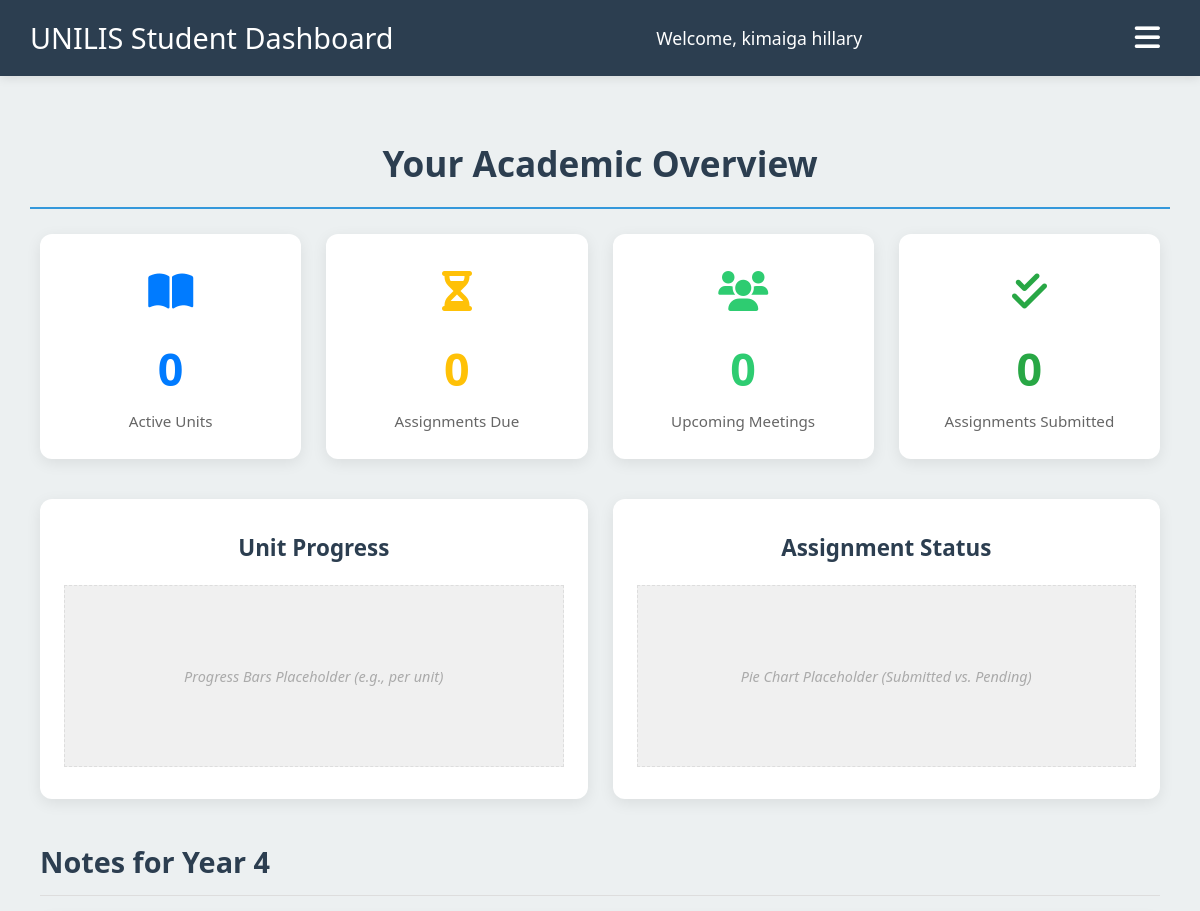
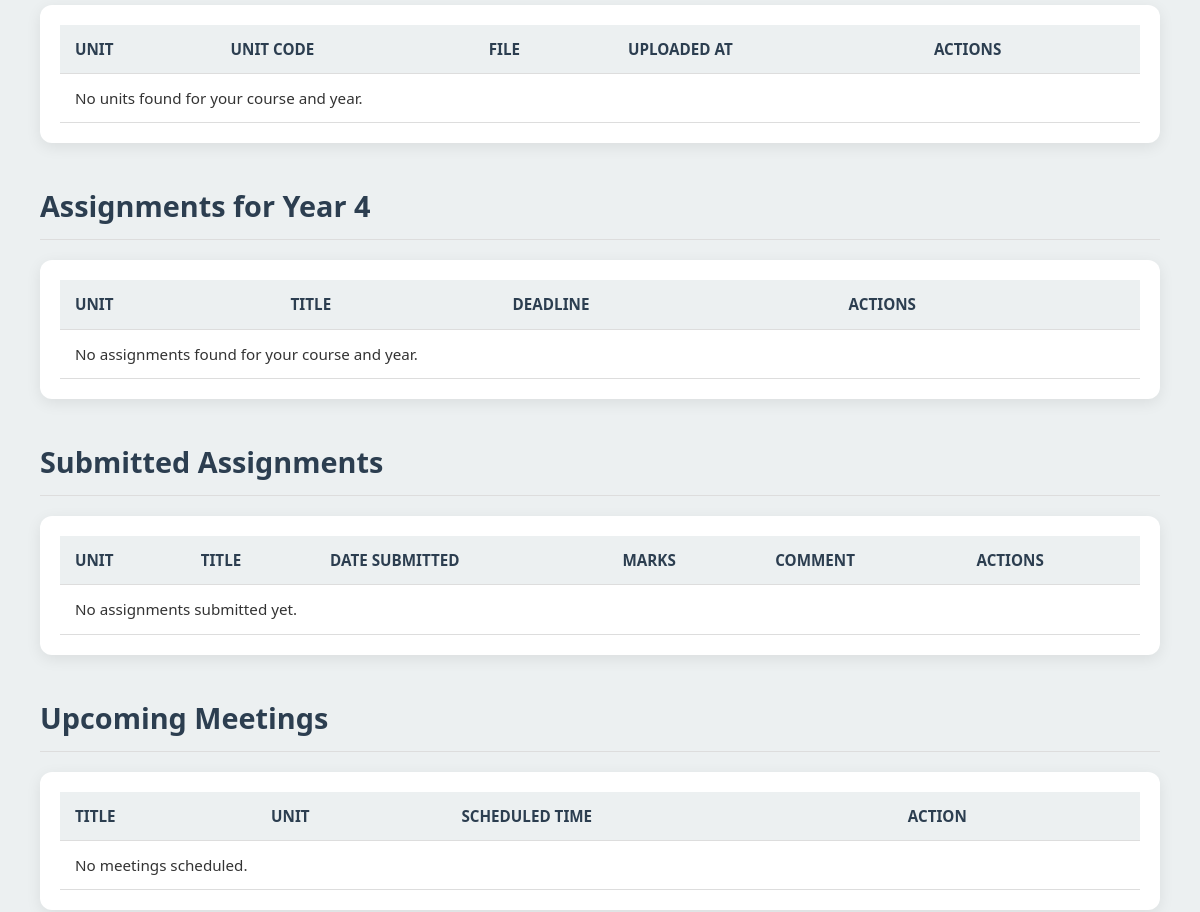
Page /student/dashboard.php (signed in, upper part) on the earlier database version (2 pictures, top to bottom).
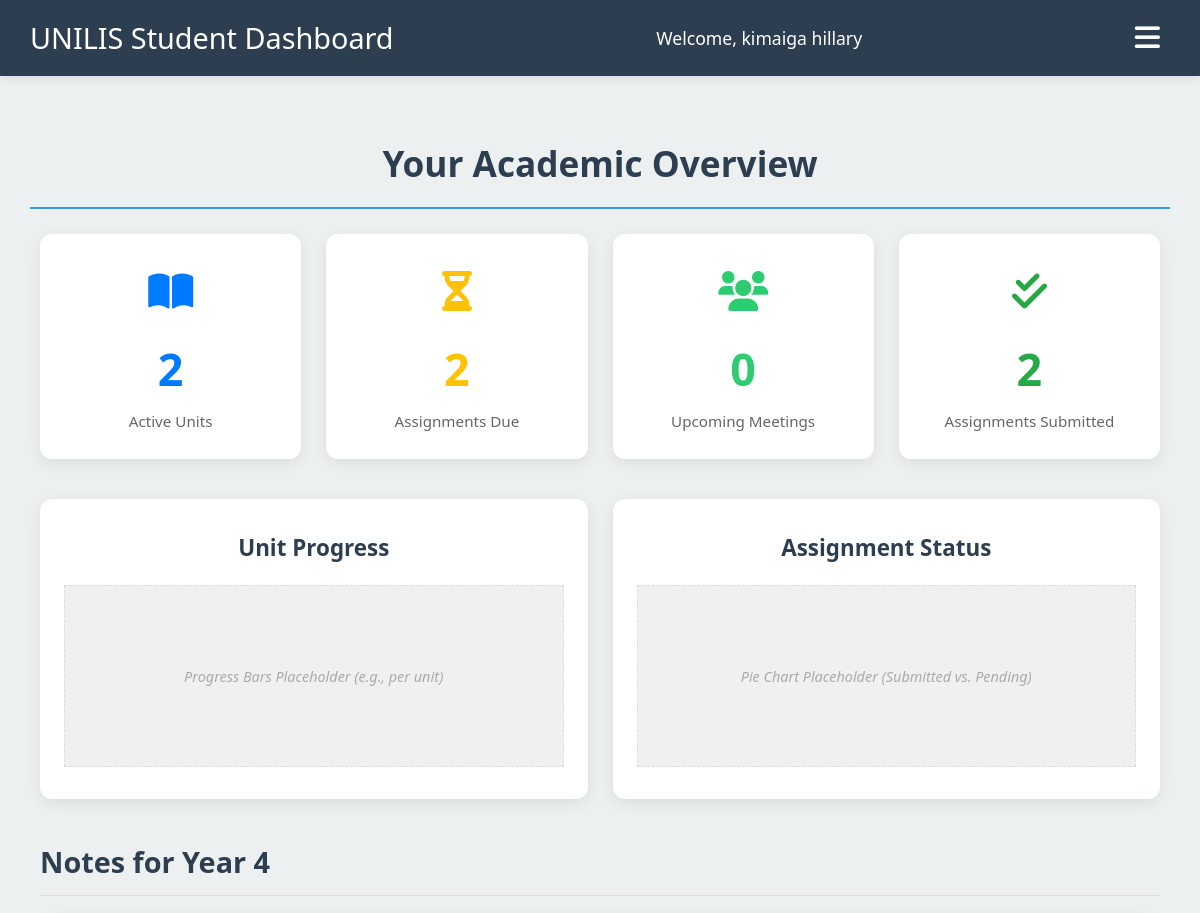
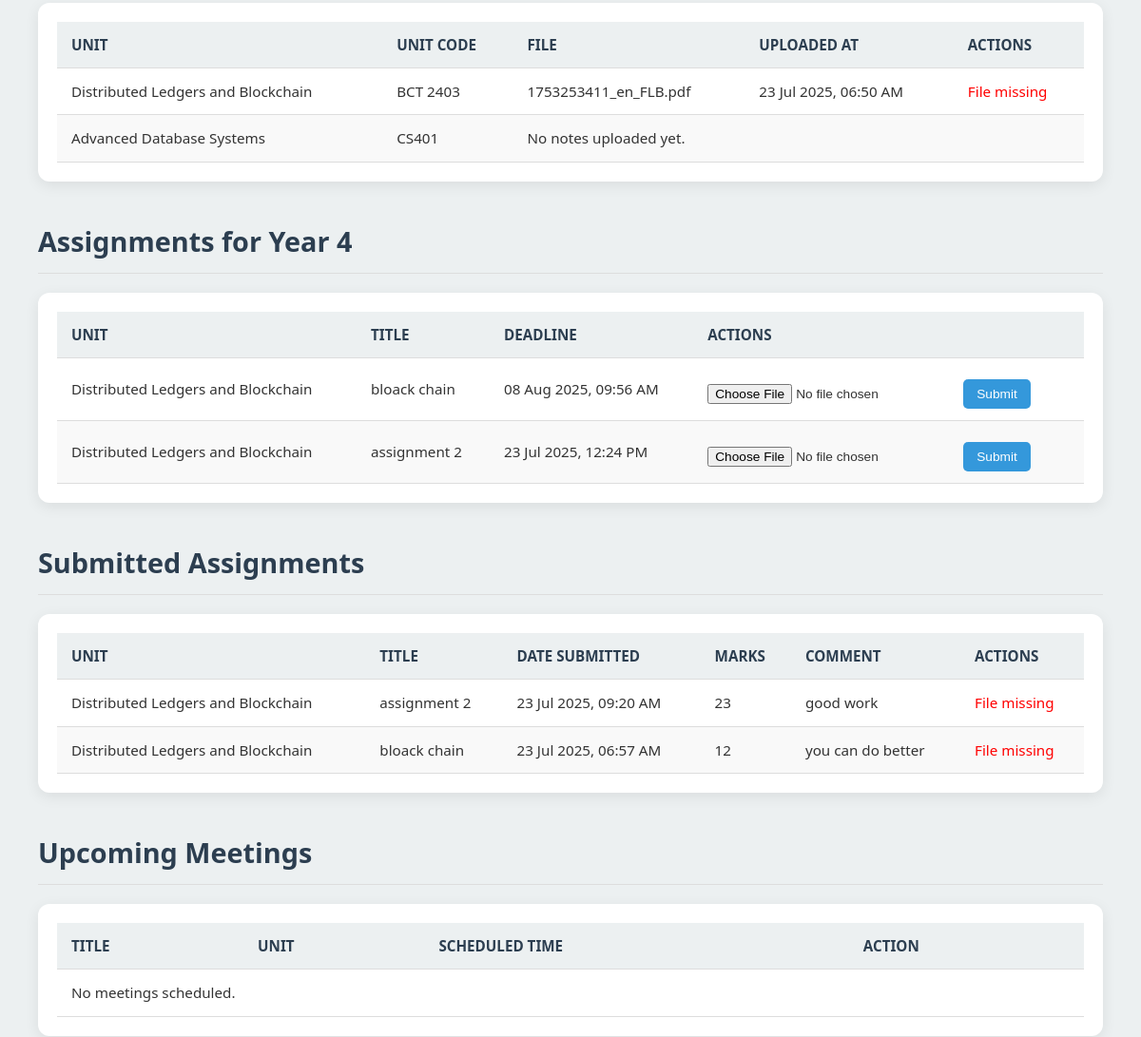
Same page on the later database version (2 pictures, top to bottom).
### tables this page shows
CREATE TABLE `notes` (
  `id` int(11) NOT NULL,
  `unit_id` int(11) DEFAULT NULL,
  `lecturer_id` int(11) DEFAULT NULL,
  `file_path` varchar(255) DEFAULT NULL,
  `uploaded_at` timestamp NOT NULL DEFAULT current_timestamp()
);

CREATE TABLE `units` (
  `id` int(11) NOT NULL,
  `name` varchar(100) DEFAULT NULL,
  `code` varchar(50) DEFAULT NULL,
  `course_id` int(11) DEFAULT NULL,
  `year` int(11) DEFAULT NULL,
  `semester` int(11) NOT NULL
);

CREATE TABLE `assignments` (
  `id` int(11) NOT NULL,
  `unit_id` int(11) DEFAULT NULL,
  `lecturer_id` int(11) DEFAULT NULL,
  `title` varchar(255) NOT NULL,
  `description` text NOT NULL,
  `deadline` datetime NOT NULL,
  `created_at` timestamp NOT NULL DEFAULT current_timestamp(),
  `file_path` varchar(255) DEFAULT NULL
);

CREATE TABLE `submissions` (
  `id` int(11) NOT NULL,
  `assignment_id` int(11) DEFAULT NULL,
  `student_id` int(11) DEFAULT NULL,
  `file_path` varchar(255) DEFAULT NULL,
  `submitted_at` timestamp NOT NULL DEFAULT current_timestamp(),
  `marks` int(11) DEFAULT NULL,
  `is_graded` tinyint(1) DEFAULT 0,
  `comment` text DEFAULT NULL
);

### student/dashboard.php (the view, shortened to what the changed rows need)
<?php
require_once '../config/db.php';
$student_id = $_SESSION['user_id'];
try {
    $student_stmt = $conn->prepare("SELECT id, name, email, reg_no, course_id, year_of_study, year_joined FROM students WHERE id = ?");
    $student_stmt->bind_param("i", $student_id);
    $student_stmt->execute();
    $student = $student_stmt->get_result()->fetch_assoc();
    $course_id = $student['course_id'];
    $year_of_study = $student['year_of_study'];
} catch (Exception $e) {
    error_log("Error fetching student/course: " . $e->getMessage());
    $_SESSION['error'] = "Error loading student data.";
    header("Location: ../index.php");
    exit;
}
?>
<!DOCTYPE html>
<html lang="en">
<head>
    <link rel="stylesheet" href="https://cdnjs.cloudflare.com/ajax/libs/font-awesome/6.0.0-beta3/css/all.min.css">
</head>
<body>
<header class="header">
    <h1>UNILIS Student Dashboard</h1>
</header>
<div class="content">
    <h2>Your Academic Overview</h2>
    <?php
    try {
        $units_stmt = $conn->prepare("SELECT COUNT(*) as count FROM units WHERE course_id = ? AND year = ?");
        $units_stmt->bind_param("ii", $course_id, $year_of_study);
        $units_stmt->execute();
        $units_count = $units_stmt->get_result()->fetch_assoc()['count'];
    } catch (mysqli_sql_exception $e) {
        error_log("Error fetching units count: " . $e->getMessage());
        $units_count = 0;
        $_SESSION['error'] = "Unable to load units count.";
    }
    try {
        $assignments_stmt = $conn->prepare("SELECT COUNT(*) as count FROM assignments WHERE unit_id IN (SELECT id FROM units WHERE course_id = ? AND year = ?) AND deadline >= NOW()");
        $assignments_stmt->bind_param("ii", $course_id, $year_of_study);
        $assignments_stmt->execute();
        $assignments_count = $assignments_stmt->get_result()->fetch_assoc()['count'];
    } catch (mysqli_sql_exception $e) {
        error_log("Error fetching assignments count: " . $e->getMessage());
        $assignments_count = 0;
        $_SESSION['error'] = "Unable to load assignments count.";
    }
    try {
        $meetings_stmt = $conn->prepare("SELECT COUNT(*) as count FROM meetings WHERE unit_id IN (SELECT id FROM units WHERE course_id = ? AND year = ?) AND scheduled_time >= NOW()");
        $meetings_stmt->bind_param("ii", $course_id, $year_of_study);
        $meetings_stmt->execute();
        $meetings_count = $meetings_stmt->get_result()->fetch_assoc()['count'];
    } catch (mysqli_sql_exception $e) {
        error_log("Error fetching meetings count: " . $e->getMessage());
        $meetings_count = 0;
        $_SESSION['error'] = "Unable to load meetings count.";
    }
    try {
        $submitted_stmt = $conn->prepare("SELECT COUNT(*) as count FROM submissions WHERE student_id = ? AND assignment_id IN (SELECT id FROM assignments WHERE unit_id IN (SELECT id FROM units WHERE course_id = ? AND year = ?))");
        $submitted_stmt->bind_param("iii", $student_id, $course_id, $year_of_study);
        $submitted_stmt->execute();
        $submitted_count = $submitted_stmt->get_result()->fetch_assoc()['count'];
    } catch (mysqli_sql_exception $e) {
        error_log("Error fetching submitted assignments count: " . $e->getMessage());
        $submitted_count = 0;
        $_SESSION['error'] = "Unable to load submitted assignments count.";
    }
    ?>
    <div class="stat-cards-grid">
        <div class="stat-card courses">
            <div class="icon"><i class="fas fa-book-open"></i></div>
            <div class="number"><?= $units_count ?></div>
            <div class="label">Active Units</div>
        </div>
        <div class="stat-card due">
            <div class="icon"><i class="fas fa-hourglass-half"></i></div>
            <div class="number"><?= $assignments_count ?></div>
            <div class="label">Assignments Due</div>
        </div>
        <div class="stat-card submitted">
            <div class="icon"><i class="fas fa-check-double"></i></div>
            <div class="number"><?= $submitted_count ?></div>
            <div class="label">Assignments Submitted</div>
        </div>
    </div>
    <div class="recent-activity-section">
        <div class="table-container">
            <table>
                <thead>
                    <tr>
                        <th>Unit</th>
                        <th>Unit Code</th>
                        <th>File</th>
                        <th>Uploaded At</th>
                        <th>Actions</th>
                    </tr>
                </thead>
                <tbody>
                    <?php
                    try {
                        $units_query = $conn->prepare("SELECT id, name, code FROM units WHERE course_id = ? AND year = ?");
                        $units_query->bind_param("ii", $course_id, $year_of_study);
                        $units_query->execute();
                        $units = $units_query->get_result();
                        if ($units->num_rows === 0) {
                            echo "<tr><td colspan='5'>No units found for your course and year.</td></tr>";
                        } else {
                            while ($unit = $units->fetch_assoc()) {
                                $unit_id = $unit['id'];
                                $unit_name = htmlspecialchars($unit['name']);
                                $unit_code = htmlspecialchars($unit['code']);
                                $notes_query = $conn->prepare("SELECT file_path, uploaded_at FROM notes WHERE unit_id = ? ORDER BY uploaded_at DESC");
                                $notes_query->bind_param("i", $unit_id);
                                $notes_query->execute();
                                $notes = $notes_query->get_result();
                                if ($notes->num_rows > 0) {
                                    while ($note = $notes->fetch_assoc()) {
                                        $file = htmlspecialchars($note['file_path']);
                                        $uploaded_at = date("d M Y, h:i A", strtotime($note['uploaded_at']));
                                        $full_path = "../assets/uploads/" . $file;
                                        $fileExists = file_exists($full_path);
                                        $fileDisplay = $file ? $file : '<span style="color:red;">No filename</span>';
                                        echo "<tr>
                                            <td>$unit_name</td>
                                            <td>$unit_code</td>
                                            <td>$fileDisplay</td>
                                            <td>$uploaded_at</td>
                                            <td>";
                                        if ($fileExists) {
                                            echo "<a href='$full_path' target='_blank' class='action-link'>View</a> | <a href='$full_path' download class='action-link'>Download</a>";
                                        } else {
                                            echo "<span style='color: red;'>File missing</span>";
                                        }
                                        echo "</td></tr>";
                                    }
                                } else {
                                    echo "<tr>
                                        <td>$unit_name</td>
                                        <td>$unit_code</td>
                                        <td colspan='3'>No notes uploaded yet.</td>
                                    </tr>";
                                }
                            }
                        }
                    } catch (mysqli_sql_exception $e) {
                        error_log("Error fetching notes: " . $e->getMessage());
                        echo "<tr><td colspan='5'>Error loading notes. Please contact the administrator.</td></tr>";
                        $_SESSION['error'] = "Unable to load notes.";
                    }
                    ?>
                </tbody>
            </table>
        </div>
    </div>
<div class="recent-activity-section">
    <div class="table-container">
        <table>
            <thead>
                <tr>
                    <th>Unit</th>
                    <th>Title</th>
                    <th>Deadline</th>
                    <th>Actions</th>
                </tr>
            </thead>
            <tbody>
                <?php
                try {
                    $assignments_query = $conn->prepare("
                        SELECT a.id, a.title, a.description, a.deadline, a.file_path, u.name AS unit_name
                        FROM assignments a
                        JOIN units u ON a.unit_id = u.id
                        WHERE u.course_id = ? AND u.year = ?
                        ORDER BY a.deadline DESC
                    ");
                    $assignments_query->bind_param("ii", $course_id, $year_of_study);
                    $assignments_query->execute();
                    $assignments = $assignments_query->get_result();
                    if ($assignments->num_rows === 0) {
                        echo "<tr><td colspan='4'>No assignments found for your course and year.</td></tr>";
                    } else {
                        $now = new DateTime();
                        while ($assignment = $assignments->fetch_assoc()) {
                            $deadline = new DateTime($assignment['deadline']);
                            $deadlinePassed = $now > $deadline;
                            $actions = '';
                            $disabledAttr = $deadlinePassed ? "disabled title='Deadline passed, submission closed'" : "";
                            $actions .= "
                                <form method='POST' enctype='multipart/form-data' action='submit_assignment.php' class='submission-form'>
                                    <input type='hidden' name='assignment_id' value='{$assignment['id']}'>
                                    <input type='file' name='file' accept='.pdf,.doc,.docx' required $disabledAttr>
                                    <button type='submit' $disabledAttr>Submit</button>
                                </form>";
                            echo "<tr>
                                <td>" . htmlspecialchars($assignment['unit_name']) . "</td>
                                <td>" . htmlspecialchars($assignment['title']) . "</td>
                                <td>" . date("d M Y, h:i A", strtotime($assignment['deadline'])) . "</td>
                                <td>$actions</td>
                            </tr>";
                        }
                    }
                } catch (mysqli_sql_exception $e) {
                    error_log("Error fetching assignments: " . $e->getMessage());
                    echo "<tr><td colspan='4'>Error loading assignments. Please contact the administrator.</td></tr>";
                    $_SESSION['error'] = "Unable to load assignments.";
                }
                ?>
            </tbody>
        </table>
    </div>
</div>
<div class="recent-activity-section">
    <div class="table-container">
        <table>
            <thead>
                <tr>
                    <th>Unit</th>
                    <th>Title</th>
                    <th>Date Submitted</th>
                    <th>Marks</th>
                    <th>Comment</th>
                    <th>Actions</th>
                </tr>
            </thead>
            <tbody>
                <?php
                try {
                    $submissions_query = $conn->prepare("
                        SELECT s.file_path, s.submitted_at, s.comment, s.marks, a.title, u.name AS unit_name
                        FROM submissions s
                        JOIN assignments a ON s.assignment_id = a.id
                        JOIN units u ON a.unit_id = u.id
                        WHERE s.student_id = ? AND u.course_id = ? AND u.year = ?
                        ORDER BY s.submitted_at DESC
                    ");
                    $submissions_query->bind_param("iii", $student_id, $course_id, $year_of_study);
                    $submissions_query->execute();
                    $submissions = $submissions_query->get_result();
                    if ($submissions->num_rows === 0) {
                        echo "<tr><td colspan='6'>No assignments submitted yet.</td></tr>";
                    } else {
                        while ($submission = $submissions->fetch_assoc()) {
                            $filePath = htmlspecialchars($submission['file_path']);
                            $fullPath = "../assets/uploads/submissions/" . $filePath;
                            $actions = file_exists($fullPath) ?
                                "<a href='$fullPath' target='_blank' class='action-link'>View</a> | <a href='$fullPath' download class='action-link'>Download</a>" :
                                "<span style='color: red;'>File missing</span>";
                            $marksDisplay = is_null($submission['marks']) ? "<em>Not graded</em>" : htmlspecialchars($submission['marks']);
                            $commentDisplay = !empty($submission['comment']) ? htmlspecialchars($submission['comment']) : "<em>No comment</em>";
                            echo "<tr>
                                <td>" . htmlspecialchars($submission['unit_name']) . "</td>
                                <td>" . htmlspecialchars($submission['title']) . "</td>
                                <td>" . date("d M Y, h:i A", strtotime($submission['submitted_at'])) . "</td>
                                <td>$marksDisplay</td>
                                <td>$commentDisplay</td>
                                <td>$actions</td>
                            </tr>";
                        }
                    }
                } catch (mysqli_sql_exception $e) {
                    error_log("Error fetching submissions: " . $e->getMessage());
                    echo "<tr><td colspan='6'>Error loading submitted assignments. Please contact the administrator.</td></tr>";
                    $_SESSION['error'] = "Unable to load submitted assignments.";
                }
                ?>
            </tbody>
        </table>
    </div>
</div>
    <div class="recent-activity-section">
        <div class="table-container">
            <table>
                <thead>
                    <tr>
                        <th>Title</th>
                        <th>Unit</th>
                        <th>Scheduled Time</th>
                        <th>Action</th>
                    </tr>
                </thead>
            </table>
        </div>
    </div>
</div>
</body>
</html>

Differences in the rows shown:
added notes: unit.name "Distributed Ledgers and Blockchain", unit.code "BCT 2403", file_path "1753253411_en_FLB.pdf", uploaded_at "23 Jul 2025, 06:50 AM", shows "File missing"
added units: name "Advanced Database Systems", code "CS401"
added assignments: unit.name "Distributed Ledgers and Blockchain", title "bloack chain", deadline "08 Aug 2025, 09:56 AM"
added assignments: unit.name "Distributed Ledgers and Blockchain", title "assignment 2", deadline "23 Jul 2025, 12:24 PM"
added submissions: units.name "Distributed Ledgers and Blockchain", assignment.title "assignment 2", submitted_at "23 Jul 2025, 09:20 AM", marks "23", comment "good work", shows "File missing"
added submissions: units.name "Distributed Ledgers and Blockchain", assignment.title "bloack chain", submitted_at "23 Jul 2025, 06:57 AM", marks "12", comment "you can do better", shows "File missing"
Other differences:
$units_count: "0" → "2"
$assignments_count: "0" → "2"
$submitted_count: "0" → "2"
text no longer shown: "No units found for your course and year. No assignments found for your course and year. No assignments submitted yet."
